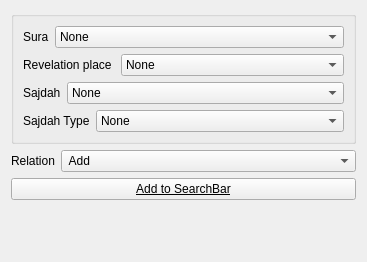
       <widget class="QWidget" name="p_misc">
        <property name="geometry">
         <rect>
          <x>0</x>
          <y>0</y>
          <width>367</width>
          <height>262</height>
         </rect>
        </property>
        <attribute name="label">
         <string>Misc</string>
        </attribute>
        <layout class="QVBoxLayout" name="verticalLayout_20">
         <item>
          <widget class="QGroupBox" name="groupBox_11">
           <property name="title">
            <string/>
           </property>
           <layout class="QVBoxLayout" name="verticalLayout_21">
            <item>
             <layout class="QHBoxLayout" name="horizontalLayout_15">
              <item>
               <widget class="QLabel" name="label_25">
                <property name="sizePolicy">
                 <sizepolicy hsizetype="Fixed" vsizetype="Preferred">
                  <horstretch>0</horstretch>
                  <verstretch>0</verstretch>
                 </sizepolicy>
                </property>
                <property name="text">
                 <string>Sura</string>
                </property>
                <property name="buddy">
                 <cstring>o_stat_in</cstring>
                </property>
               </widget>
              </item>
              <item>
               <widget class="QComboBox" name="o_sura_name">
                <item>
                 <property name="text">
                  <string>None</string>
                 </property>
                </item>
               </widget>
              </item>
             </layout>
            </item>
            <item>
             <layout class="QHBoxLayout" name="horizontalLayout_16">
              <item>
               <widget class="QLabel" name="label_26">
                <property name="sizePolicy">
                 <sizepolicy hsizetype="Fixed" vsizetype="Preferred">
                  <horstretch>0</horstretch>
                  <verstretch>0</verstretch>
                 </sizepolicy>
                </property>
                <property name="text">
                 <string>Revelation place </string>
                </property>
                <property name="buddy">
                 <cstring>o_stat_in</cstring>
                </property>
               </widget>
              </item>
              <item>
               <widget class="QComboBox" name="o_tanzil">
                <item>
                 <property name="text">
                  <string>None</string>
                 </property>
                </item>
                <item>
                 <property name="text">
                  <string>Medina</string>
                 </property>
                </item>
                <item>
                 <property name="text">
                  <string>Mekka</string>
                 </property>
                </item>
               </widget>
              </item>
             </layout>
            </item>
            <item>
             <layout class="QHBoxLayout" name="horizontalLayout_19">
              <item>
               <widget class="QLabel" name="label_31">
                <property name="sizePolicy">
                 <sizepolicy hsizetype="Fixed" vsizetype="Preferred">
                  <horstretch>0</horstretch>
                  <verstretch>0</verstretch>
                 </sizepolicy>
                </property>
                <property name="text">
                 <string>Sajdah</string>
                </property>
                <property name="buddy">
                 <cstring>o_stat_in</cstring>
                </property>
               </widget>
              </item>
              <item>
               <widget class="QComboBox" name="o_sajdah_exist">
                <item>
                 <property name="text">
                  <string>None</string>
                 </property>
                </item>
                <item>
                 <property name="text">
                  <string>No</string>
                 </property>
                </item>
                <item>
                 <property name="text">
                  <string>Yes</string>
                 </property>
                </item>
               </widget>
              </item>
             </layout>
            </item>
            <item>
             <layout class="QHBoxLayout" name="horizontalLayout_18">
              <item>
               <widget class="QLabel" name="label_30">
                <property name="sizePolicy">
                 <sizepolicy hsizetype="Fixed" vsizetype="Preferred">
                  <horstretch>0</horstretch>
                  <verstretch>0</verstretch>
                 </sizepolicy>
                </property>
                <property name="text">
                 <string>Sajdah Type</string>
                </property>
                <property name="buddy">
                 <cstring>o_stat_in</cstring>
                </property>
               </widget>
              </item>
              <item>
               <widget class="QComboBox" name="o_sajdah_type">
                <property name="enabled">
                 <bool>true</bool>
                </property>
                <item>
                 <property name="text">
                  <string>None</string>
                 </property>
                </item>
                <item>
                 <property name="text">
                  <string>Recommended</string>
                 </property>
                </item>
                <item>
                 <property name="text">
                  <string>Obliged</string>
                 </property>
                </item>
               </widget>
              </item>
             </layout>
            </item>
           </layout>
          </widget>
         </item>
         <item>
          <layout class="QHBoxLayout" name="horizontalLayout_32">
           <item>
            <widget class="QLabel" name="label_15">
             <property name="sizePolicy">
              <sizepolicy hsizetype="Fixed" vsizetype="Preferred">
               <horstretch>0</horstretch>
               <verstretch>0</verstretch>
              </sizepolicy>
             </property>
             <property name="text">
              <string>Relation</string>
             </property>
             <property name="buddy">
              <cstring>o_relation_misc</cstring>
             </property>
            </widget>
           </item>
           <item>
            <widget class="QComboBox" name="o_relation_misc">
             <property name="currentIndex">
              <number>0</number>
             </property>
             <item>
              <property name="text">
               <string> Add</string>
              </property>
             </item>
             <item>
              <property name="text">
               <string>Replace</string>
              </property>
             </item>
             <item>
              <property name="text">
               <string>(OR)</string>
              </property>
             </item>
             <item>
              <property name="text">
               <string>(AND)</string>
              </property>
             </item>
             <item>
              <property name="text">
               <string>(ANDNOT)</string>
              </property>
             </item>
            </widget>
           </item>
          </layout>
         </item>
         <item>
          <widget class="QPushButton" name="o_add2query_misc">
           <property name="font">
            <font>
             <weight>50</weight>
             <bold>false</bold>
             <underline>true</underline>
             <strikeout>false</strikeout>
             <kerning>false</kerning>
            </font>
           </property>
           <property name="cursor">
            <cursorShape>PointingHandCursor</cursorShape>
           </property>
           <property name="toolTip">
            <string/>
           </property>
           <property name="text">
            <string>Add to SearchBar</string>
           </property>
           <property name="icon">
            <iconset resource="../images/main.qrc">
             <normaloff>:/resources/up-16.png</normaloff>:/resources/up-16.png</iconset>
           </property>
          </widget>
         </item>
         <item>
          <spacer name="verticalSpacer_6">
           <property name="orientation">
            <enum>Qt::Vertical</enum>
           </property>
           <property name="sizeHint" stdset="0">
            <size>
             <width>20</width>
             <height>40</height>
            </size>
           </property>
          </spacer>
         </item>
        </layout>
       </widget>
